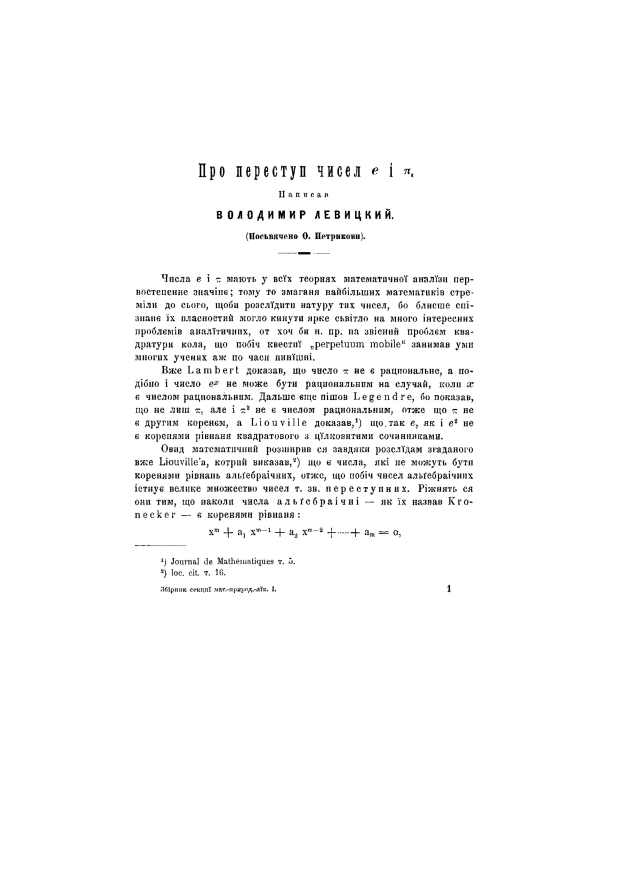
#> input picture hw_0/imgs_0/img_0.jpg, 2482 x 3508 px (shown at 1/4 size)
$ python -i photos.py   (imports and definitions only)
#> lines starting #> are read from the running program, lines starting #| are printed output that depends on the picture; after the words box and inside, x2 and y2 are one past the last pixel; in counts of white or black regions, pixels touching at a corner belong together
import cv2
import numpy as np


def main (file):
#> called with file = 'imgs_0/img_0.jpg'
    rgb = (255, 255, 255)
    img = cv2.imread(file, cv2.IMREAD_GRAYSCALE)
#> img is the input picture: shape (3508, 2482); min 0, max 255, mean 249

    img = cv2.resize(img, (950, 950))
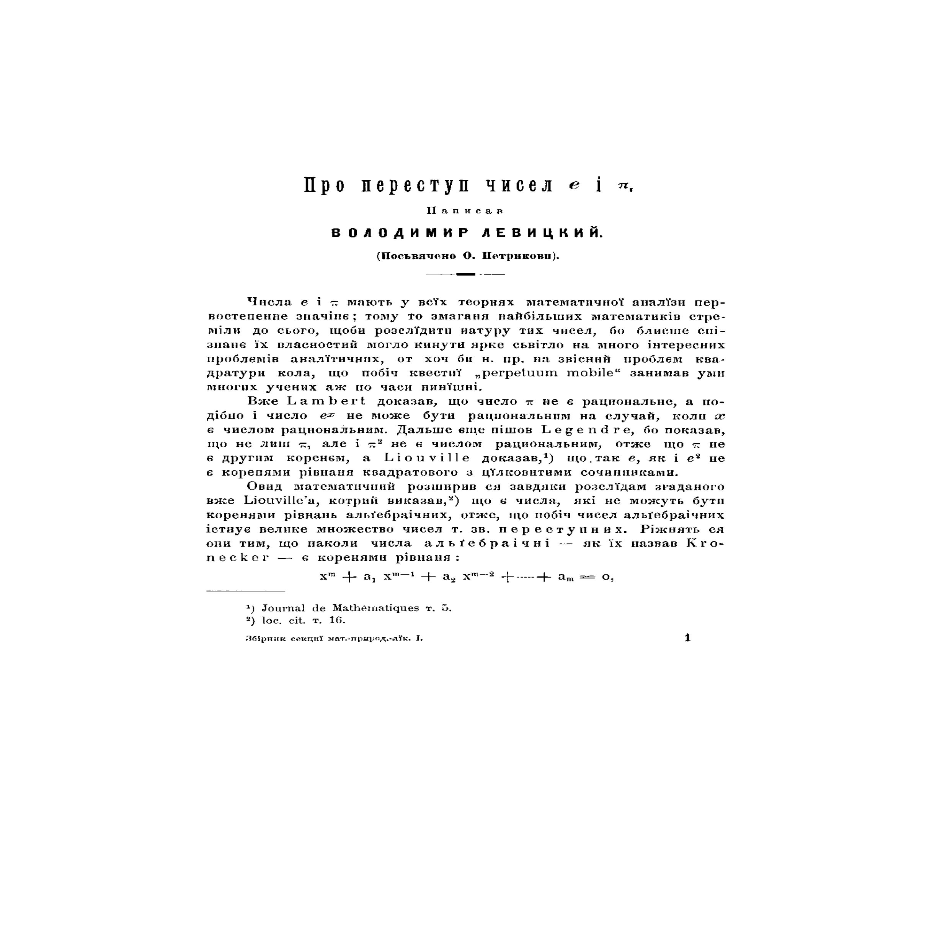
#> img: shape (950, 950); min 0, max 255, mean 249

    kernel = np.ones((5,5),np.uint8)
    changed = cv2.erode(img, kernel, iterations=3)
    changed = cv2.dilate(changed, kernel, iterations=3)
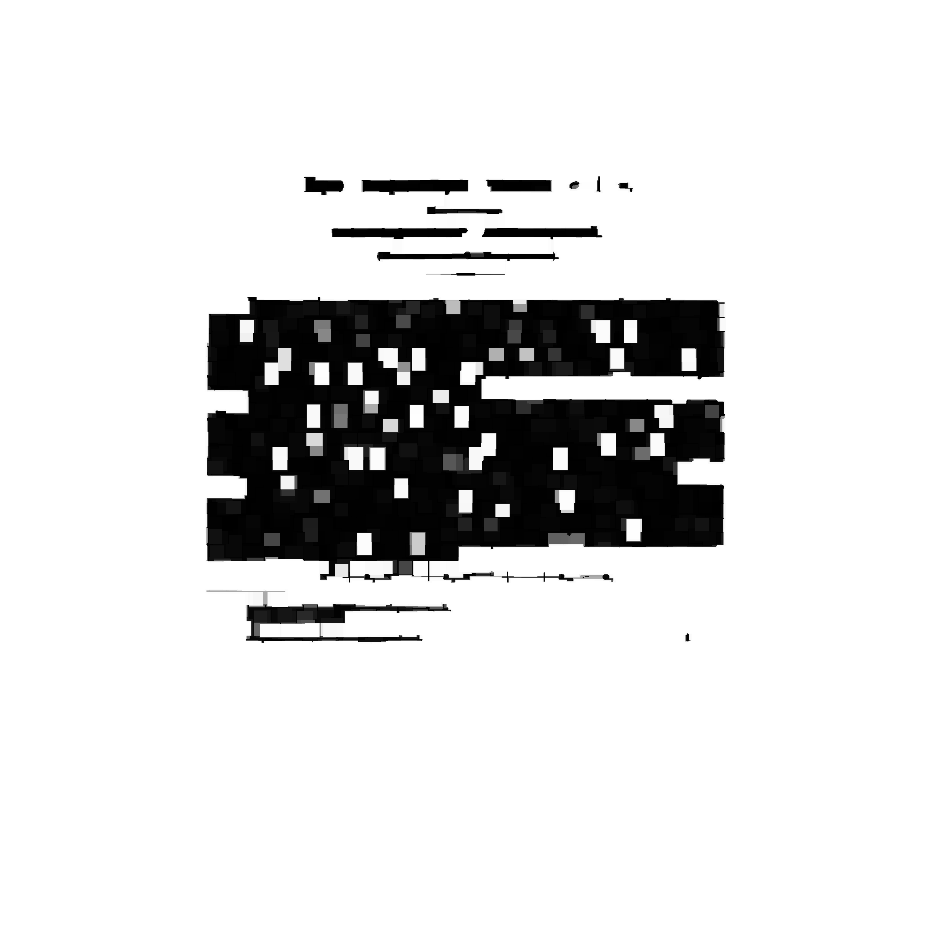
#> changed: shape (950, 950); min 0, max 255, mean 222.1

    ret, changed = cv2.threshold(changed, 127, 255, cv2.THRESH_BINARY+cv2.THRESH_OTSU)
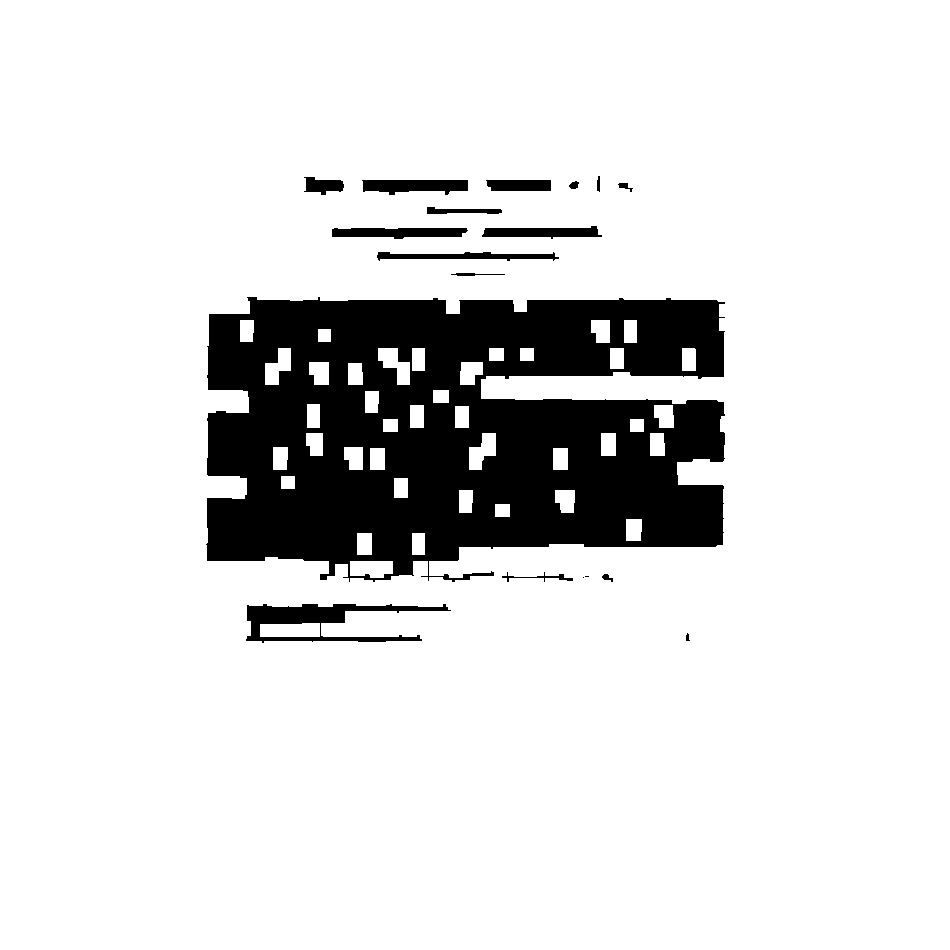
#> changed: shape (950, 950); 86.8% white; 18 black regions (2 under 20 px), largest, box (x1, y1, x2, y2) and area: (206, 297, 725, 582) 109296, (246, 604, 451, 643) 3142, (362, 180, 468, 195) 1222
#> ret = 131
    ind = np.argwhere(changed == 255)
#> ind = 783627 pairs, first value 0 to 949, second value 0 to 949
    top_left = np.min(ind[:, 0]), np.min(ind[:, 1])
#> top_left = (0, 0)
    btm_right = np.max(ind[:, 0]), np.max(ind[:, 1])
#> btm_right = (949, 949)

    r = changed[top_left[0]:btm_right[0], top_left[1]:btm_right[1]]
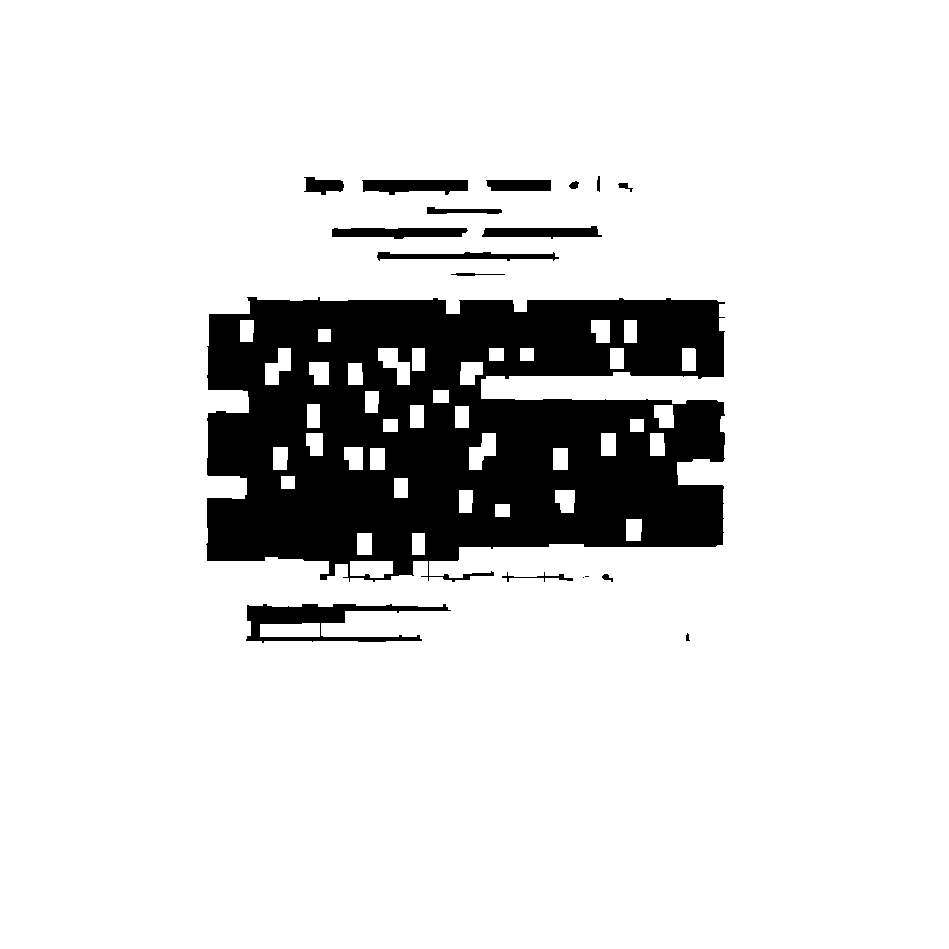
#> r: shape (949, 949); 86.8% white; 18 black regions (2 under 20 px), largest, box (x1, y1, x2, y2) and area: (206, 297, 725, 582) 109296, (246, 604, 451, 643) 3142, (362, 180, 468, 195) 1222

    resi2 = img[top_left[0]:btm_right[0], top_left[1]:btm_right[1]]
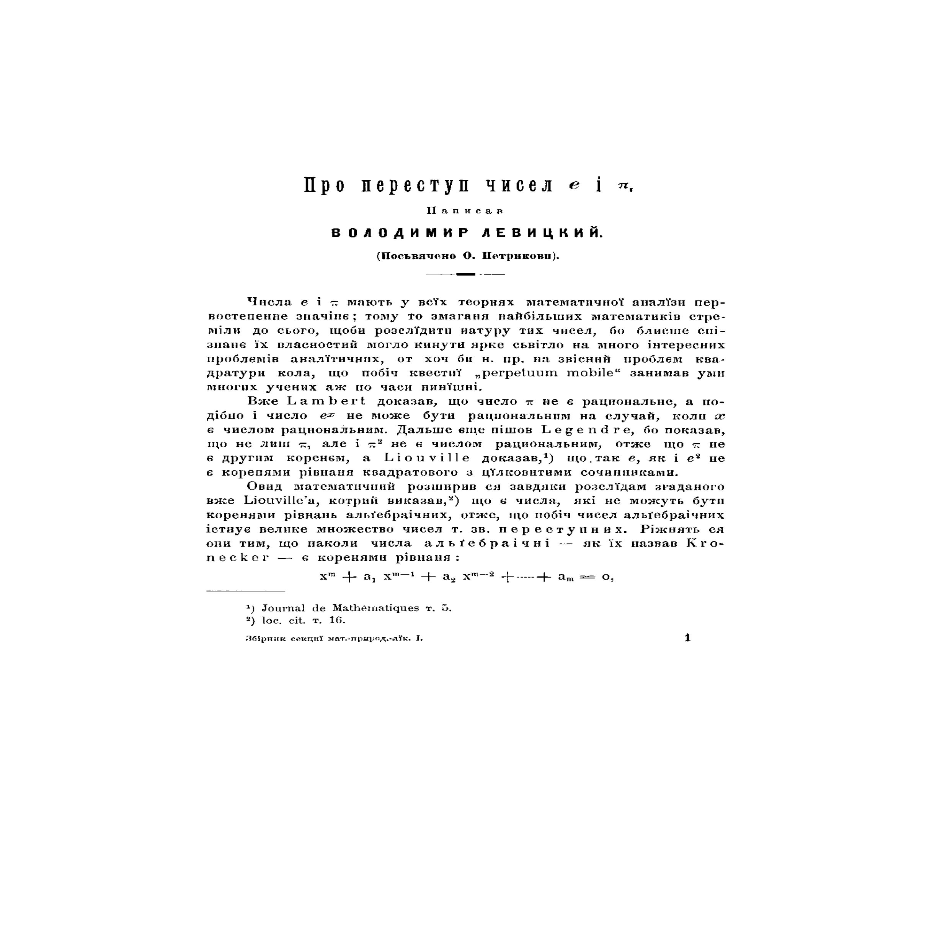
#> resi2: shape (949, 949); min 0, max 255, mean 249
    cv2.imshow('image', resi2)
    while(1):
        if cv2.waitKey(10) == ord('q'):
#> (key q is pressed here)
            cv2.destroyWindow('image')
            break

>>> result = main('imgs_0/img_0.jpg')

$ run again, on hw_0/imgs_0/img_1.jpg
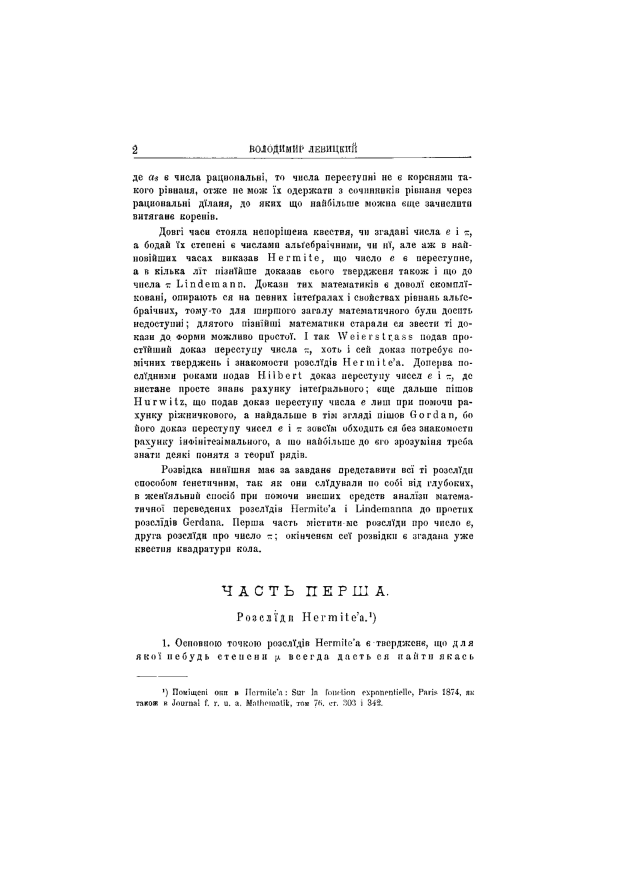
#> input picture hw_0/imgs_0/img_1.jpg, 2482 x 3508 px (shown at 1/4 size)
#> in main, img is the input picture: shape (3508, 2482); min 0, max 255, mean 245.6
#> img: shape (950, 950)
#> in main, `ret, changed = cv2.threshold(changed, 127, 255, cv2.THRESH_BINARY+cv2...`:
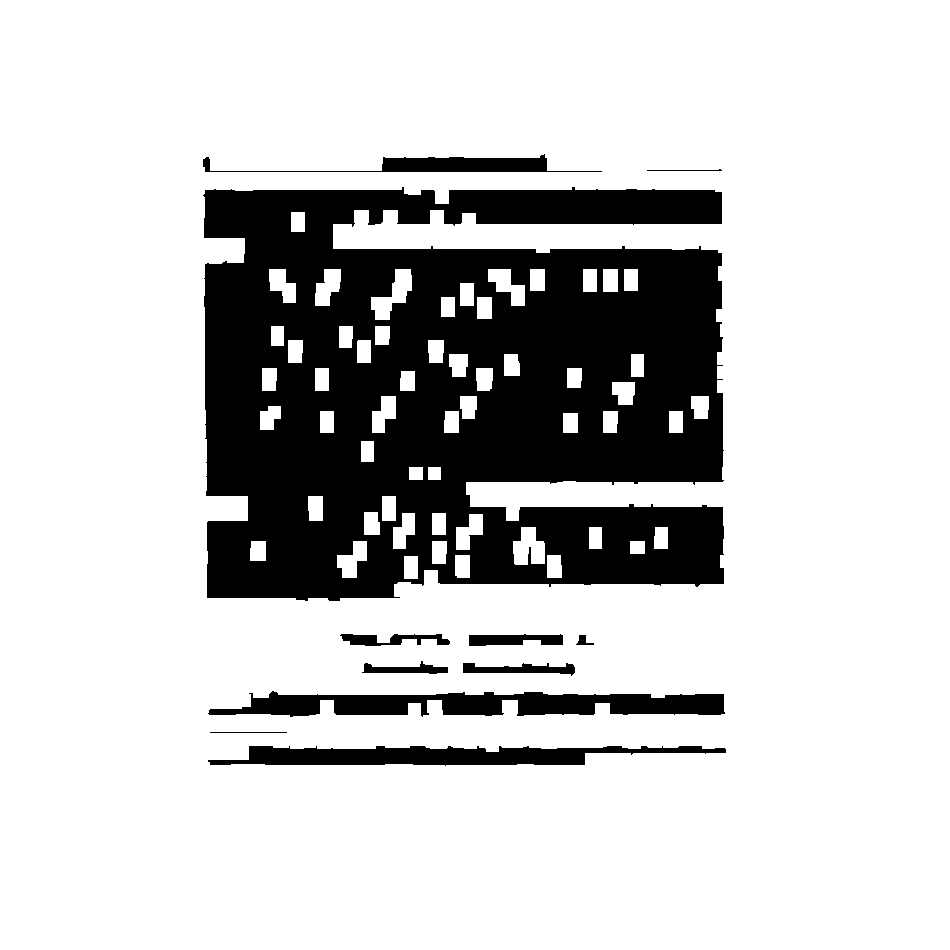
#> changed: shape (950, 950); 79.3% white; 11 black regions, largest, box (x1, y1, x2, y2) and area: (203, 187, 724, 601) 165491, (208, 691, 725, 717) 8784, (208, 746, 726, 766) 6567
#> ret = 131
#> ind = 715730 pairs, first value 0 to 949, second value 0 to 949
#> top_left = (0, 0)
#> btm_right = (949, 949)
#> in main, `resi2 = img[top_left[0]:btm_right[0], top_left[1]:btm_right[1]]`:
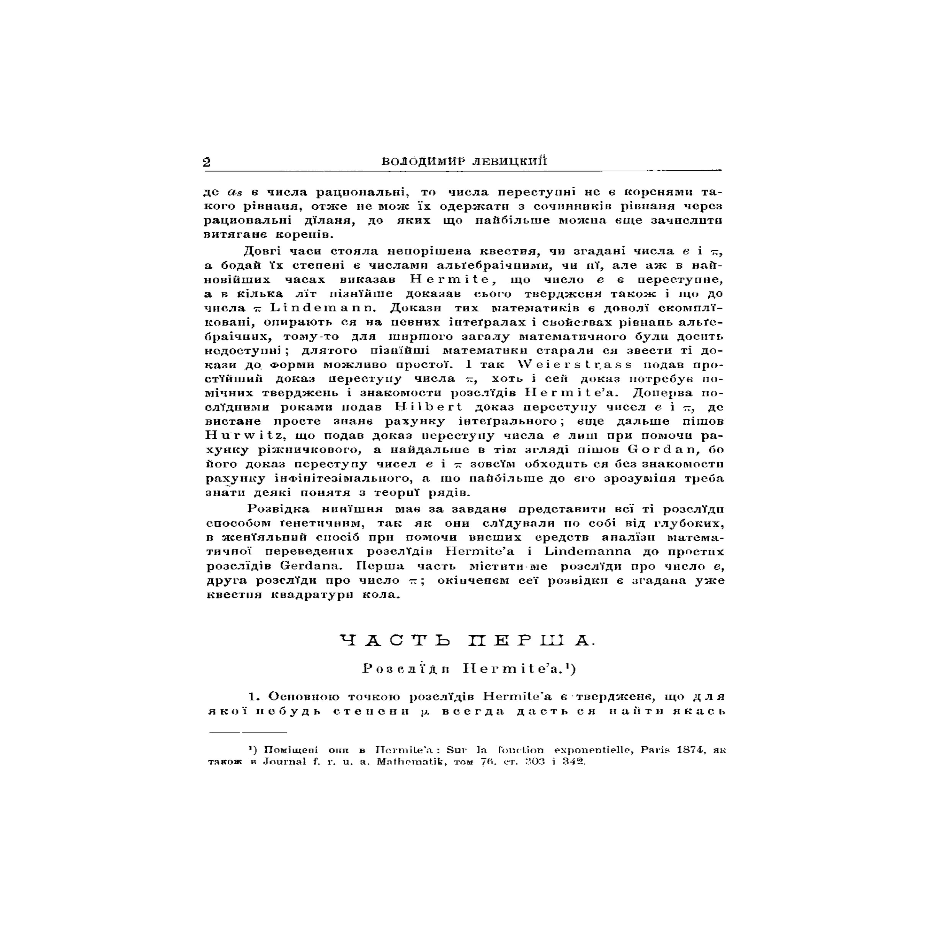
#> resi2: shape (949, 949); min 0, max 255, mean 245.5

$ run again, on hw_0/imgs_0/img_2.jpg
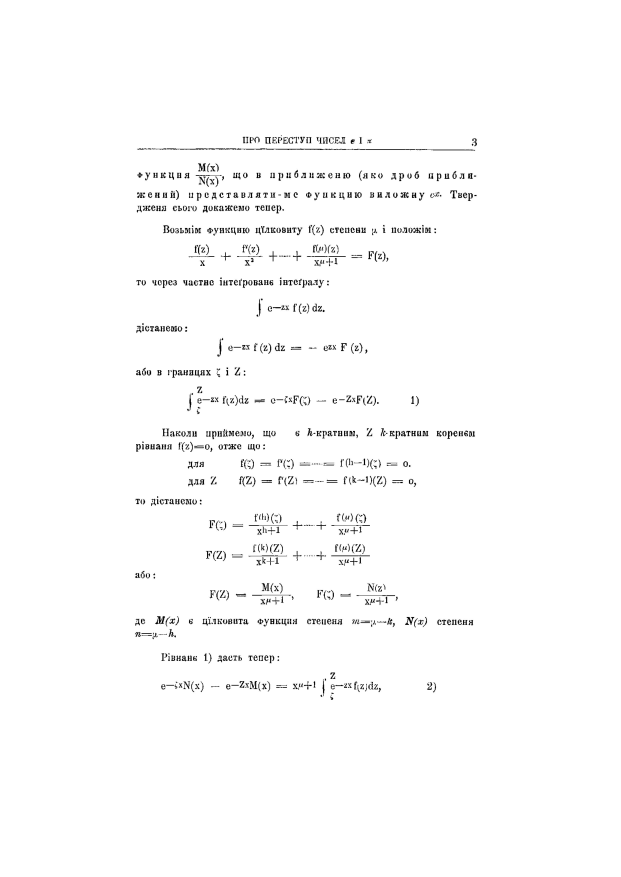
#> input picture hw_0/imgs_0/img_2.jpg, 2482 x 3508 px (shown at 1/4 size)
#> in main, img is the input picture: shape (3508, 2482); min 0, max 255, mean 251.2
#> img: shape (950, 950)
#> in main, `ret, changed = cv2.threshold(changed, 127, 255, cv2.THRESH_BINARY+cv2...`:
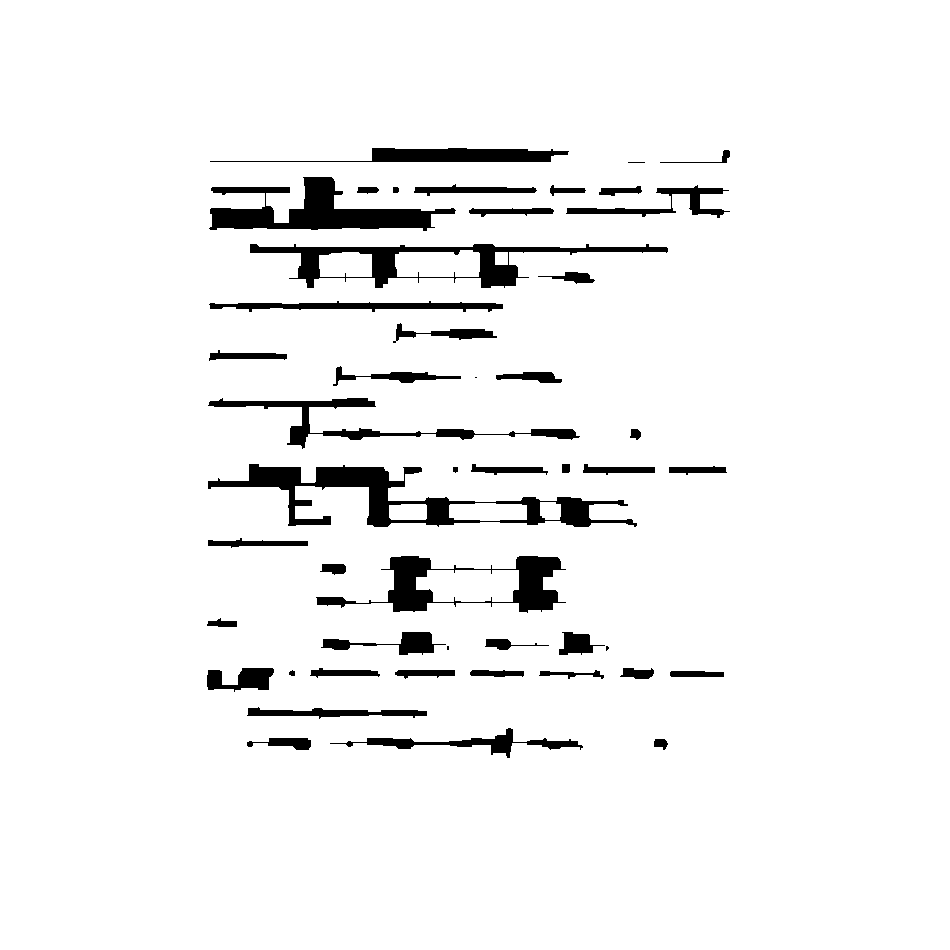
#> changed: shape (950, 950); 94.9% white; 48 black regions (4 under 20 px), largest, box (x1, y1, x2, y2) and area: (208, 464, 637, 527) 7241, (209, 177, 456, 231) 5735, (250, 244, 668, 288) 4831
#> ret = 137
#> ind = 856677 pairs, first value 0 to 949, second value 0 to 949
#> top_left = (0, 0)
#> btm_right = (949, 949)
#> in main, `r = changed[top_left[0]:btm_right[0], top_left[1]:btm_right[1]]`:
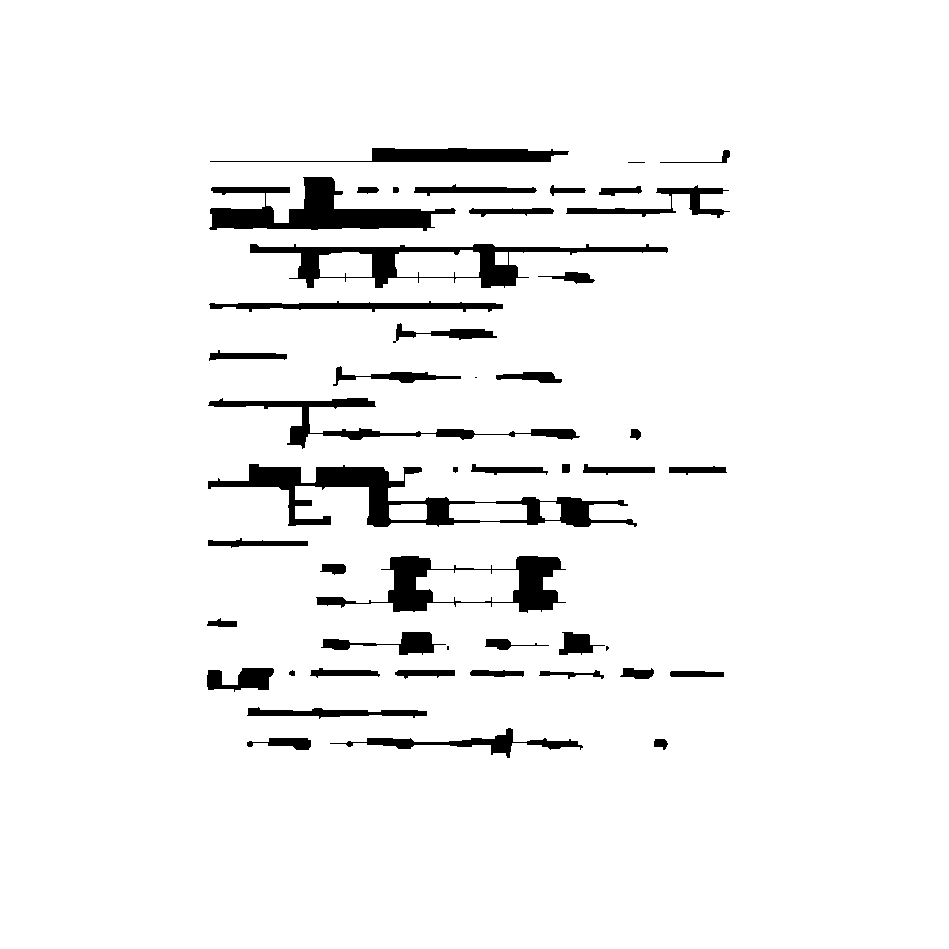
#> r: shape (949, 949); 94.9% white; 48 black regions (4 under 20 px), largest, box (x1, y1, x2, y2) and area: (208, 464, 637, 527) 7241, (209, 177, 456, 231) 5735, (250, 244, 668, 288) 4831
